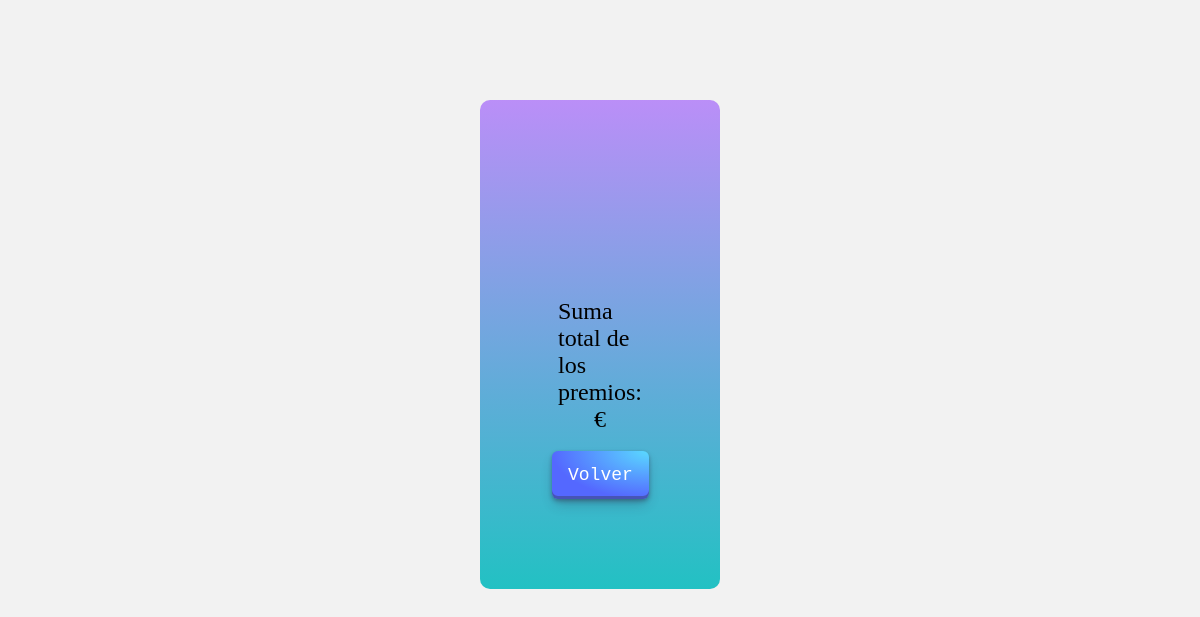
/visualizar_boletos.php, run on an earlier commit of the app's database.
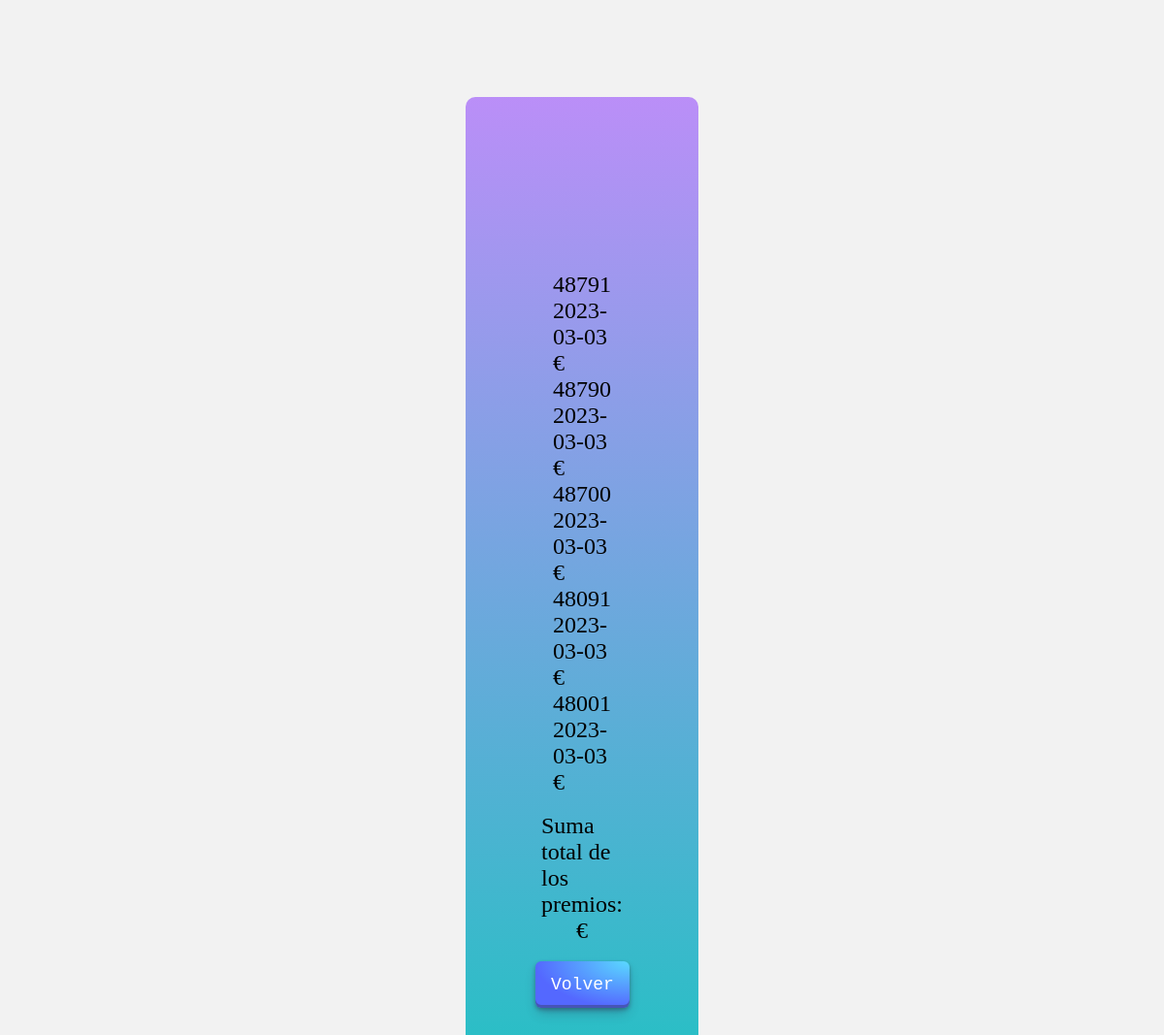
And on a later commit of the database.
### tables this page shows
CREATE TABLE `premios` (
  `id_premio` int(11) NOT NULL,
  `boleto` int(5) NOT NULL,
  `fecha_sorteo` date NOT NULL,
  `dinero` int(11) NOT NULL
);

### visualizar_boletos.php (the view, shortened to what this page needs)
<!DOCTYPE html>
<html lang="en">
<head>
    <link rel="stylesheet" href="style.css">
</head>
<body>
    <section class="container">
        <br><br>
        <br><br>
</body>
<?php
$pdo = new Conexion();
try {
    $pdo->beginTransaction();
    try {
        $pdo->commit();
        $sql_origen = "SELECT * FROM premios";
        $consulta_origen = $pdo->prepare($sql_origen);
        $consulta_origen->execute();
        $datos = $consulta_origen->fetchAll(PDO::FETCH_ASSOC);
        foreach ($datos as $row) {
            echo '<p class="fila">' . $row["boleto"] . " " . $row["fecha_sorteo"] . "" . " ". $row["cantidad"] . "€" . '</p>';
        }
        echo "<br>";
        foreach ($pdo->query('SELECT SUM(cantidad) FROM premios') as $row) {
            echo '<p class="fila">' . "Suma total de los premios: " . '</p>';
            echo '<p class="fila">' . $row['SUM(cantidad)'] . " € " . '</p>';
        }
    } catch (Exception $e) {
        $pdo->rollBack();
        echo "Error: " . $e->getMessage();
    }
} catch (PDOException $e) {
    echo "Error al copiar los datos: " . $e->getMessage();
}
echo "<br>";
echo " <a href='index.php'><button class='button-29' role='button'>Volver</button> </a>";

### style.css (style rules this page uses)
* { margin: 0; padding: 0; box-sizing: border-box; }
body { display: flex; justify-content: center; background: #f2f2f2; }
.container { margin-top: 100px; display: flex; flex-direction: column; align-items: center; justify-content: center; background: rgb(34, 193, 195); background: linear-gradient( 0deg, rgba(34, 193, 195, 1) 0%, rgba(132, 45, 253, 0.5049173477984944) 100% ); width: 20vw; height: 100%; border-radius: 10px; padding: 90px; }
.button-29 { align-items: center; appearance: none; background-image: radial-gradient( 100% 100% at 100% 0, #5adaff 0, #5468ff 100% ); border: 0; border-radius: 6px; box-shadow: rgba(45, 35, 66, 0.4) 0 2px 4px, rgba(45, 35, 66, 0.3) 0 7px 13px -3px, rgba(58, 65, 111, 0.5) 0 -3px 0 inset; box-sizing: border-box; color: #fff; cursor: pointer; display: inline-flex; font-family: "JetBrains Mono", monospace; height: 48px; justify-content: center; line-height: 1; list-style: none; overflow: hidden; padding-left: 16px; padding-right: 16px; position: relative; text-align: left; text-decoration: none; transition: box-shadow 0.15s, transform 0.15s; user-select: none; -webkit-user-select: none; touch-action: manipulation; white-space: nowrap; will-change: box-shadow, transform; font-size: 18px; }
.fila { font-size: 24px; }

What changed in the data, as far as the page shows it:
added premios: boleto "48791", fecha_sorteo "2023-03-03"
added premios: boleto "48790", fecha_sorteo "2023-03-03"
added premios: boleto "48700", fecha_sorteo "2023-03-03"
added premios: boleto "48091", fecha_sorteo "2023-03-03"
added premios: boleto "48001", fecha_sorteo "2023-03-03"
